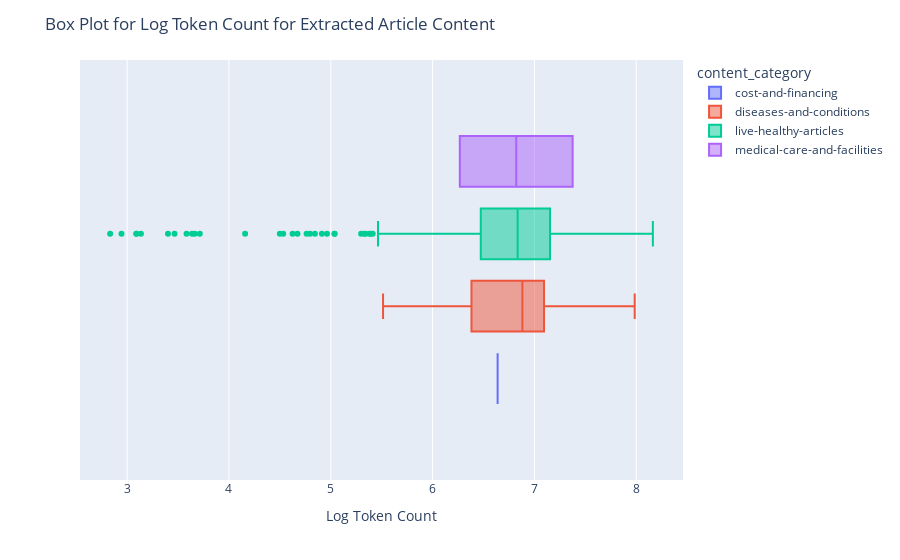

Here is the notebook cell this chart was saved with:
### Code cell
fig = px.box(df_hpb, x="log_num_tokens", color="content_category")
fig.update_layout(
    title_text="Box Plot for Log Token Count for Extracted Article Content",
    xaxis_title_text="Log Token Count",
)
fig.show()

### Figure 1 — Plotly figure (JSON) as saved in the notebook; plotly's stock layout.template omitted (floating-point values rounded to 4 significant figures; data arrays with more than 128 entries replaced by an {"elided": "..."} marker saying what was removed)
{"data": [{"alignmentgroup": "True", "hovertemplate": "content_category=cost-and-financing<br>log_num_tokens=%{x}<extra></extra>", "legendgroup": "cost-and-financing", "marker": {"color": "#636efa"}, "name": "cost-and-financing", "notched": false, "offsetgroup": "cost-and-financing", "orientation": "h", "showlegend": true, "type": "box", "x": [6.639], "x0": " ", "xaxis": "x", "y0": " ", "yaxis": "y"}, {"alignmentgroup": "True", "hovertemplate": "content_category=diseases-and-conditions<br>log_num_tokens=%{x}<extra></extra>", "legendgroup": "diseases-and-conditions", "marker": {"color": "#EF553B"}, "name": "diseases-and-conditions", "notched": false, "offsetgroup": "diseases-and-conditions", "orientation": "h", "showlegend": true, "type": "box", "x": [7.858, 7.151, 7.01, 6.859, 7.623, 6.642, 6.844, 7.117, 7.425, 7.007, 7.094, 5.905, 6.907, 6.538, 5.74, 6.745, 6.801, 6.894, 6.382, 6.375, 6.934, 5.513, 7.356, 5.652, 7.076, 6.33, 6.936, 7.058, 5.727, 7.172, 7.985, 6.916, 6.588, 5.943, 6.25, 7.352, 6.394, 6.87, 6.545, 6.17, 6.92, 7.199], "x0": " ", "xaxis": "x", "y0": " ", "yaxis": "y"}, {"alignmentgroup": "True", "hovertemplate": "content_category=live-healthy-articles<br>log_num_tokens=%{x}<extra></extra>", "legendgroup": "live-healthy-articles", "marker": {"color": "#00cc96"}, "name": "live-healthy-articles", "notched": false, "offsetgroup": "live-healthy-articles", "orientation": "h", "showlegend": true, "type": "box", "x": {"elided": "623 float values"}, "x0": " ", "xaxis": "x", "y0": " ", "yaxis": "y"}, {"alignmentgroup": "True", "hovertemplate": "content_category=medical-care-and-facilities<br>log_num_tokens=%{x}<extra></extra>", "legendgroup": "medical-care-and-facilities", "marker": {"color": "#ab63fa"}, "name": "medical-care-and-facilities", "notched": false, "offsetgroup": "medical-care-and-facilities", "orientation": "h", "showlegend": true, "type": "box", "x": [6.267, 7.375], "x0": " ", "xaxis": "x", "y0": " ", "yaxis": "y"}], "layout": {"boxmode": "group", "legend": {"title": {"text": "content_category"}, "tracegroupgap": 0}, "margin": {"t": 60}, "title": {"text": "Box Plot for Log Token Count for Extracted Article Content"}, "xaxis": {"anchor": "y", "domain": [0, 1], "title": {"text": "Log Token Count"}}, "yaxis": {"anchor": "x", "domain": [0, 1]}}}
